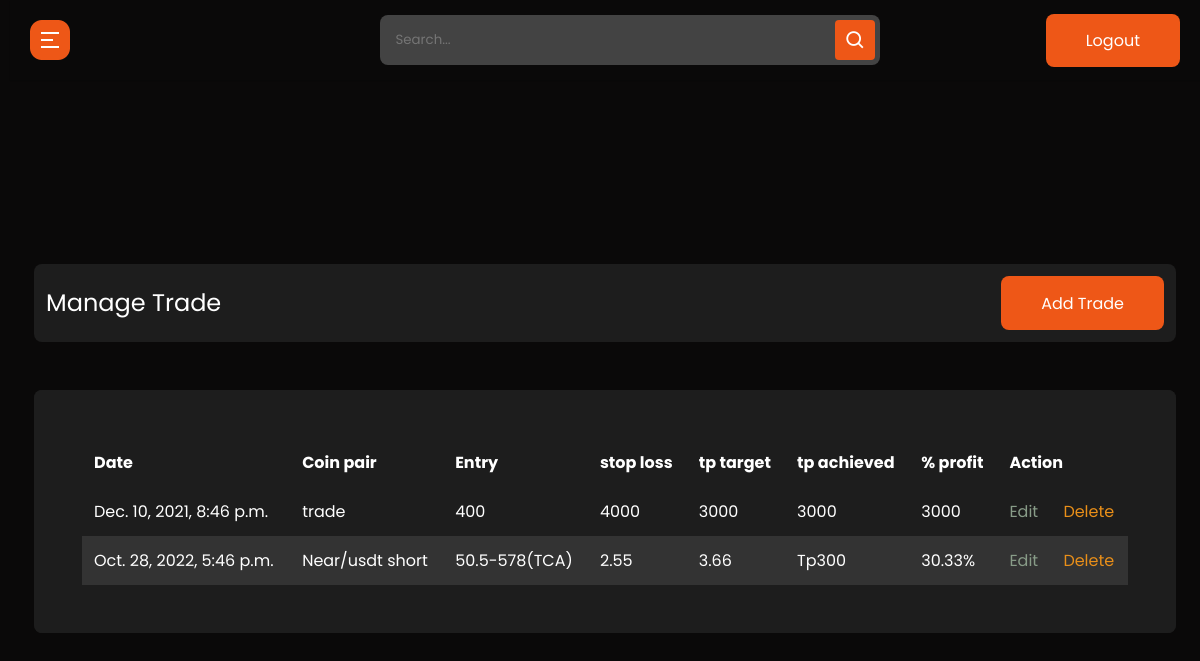
/admin-history (signed in), run on the app's committed database.
### cms/models.py (models this page shows, shortened)
class Cms(models.Model):
    id = models.UUIDField(default=uuid.uuid4, unique=True, primary_key=True, editable=False)
    title = models.CharField(max_length=200)
    entry = models.CharField(max_length=200,null=True, blank=True)
    stoploss = models.CharField(max_length=200,null=True, blank=True)
    tp_target = models.CharField(max_length=200,default=0, null=True, blank=True)
    tp_achieved = models.CharField(max_length=200,default=0, null=True, blank=True)
    profit = models.CharField(max_length=200,default=0, null=True, blank=True)
    created = models.DateTimeField(auto_now_add=True)
    class Meta:
        ordering = ('created',)

### cms/decorators.py (the view)
        def wrapper_func(request, *args, **kwargs):
            group = None
            if request.user.groups.exists():
                group = request.user.groups.all()[0].name
            if group in allowed_roles:
                return view_func(request, *args, **kwargs)
            else:
                return redirect("unauthorized-page")

### cms/views.py (called while the page is built)
@login_required(login_url='admin-login')
@allowed_user(allowed_roles=['admin'])
@admin_only
def admin_history(request):
    template_name = 'cms/admin-history/index.html'
    cms = Cms.objects.all()
    context = {'cms':cms}
    return render(request, template_name, context)

### cms/templates/cms/admin-history/index.html
{% extends 'admin_base.html' %}
{% load static %}
{% block content %}
  <section class="panel-section" style=margin-top:-700px>
    <div class="panel-content">
      <div class="page-wrapper admin-wrapper">
        <section class="alt-nav">
            <h4>Manage Trade</h4>
            <a href="{% url 'create-trade' %}" class="btn">Add Trade</a>
        </section>
        <div class="content-container">
          <section class="trade-table">
              <table>
                <thead>
                  <tr>
                    <th scope="col">Date</th>
                    <th scope="col">Coin pair</th>
                    <th scope="col">Entry</th>
                    <th scope="col">stop loss</th>
                    <th scope="col">tp target</th>
                    <th scope="col">tp achieved</th>
                    <th scope="col">% profit</th>
                    <th scope="col" colspan="2">Action</th>
                  </tr>
                </thead>
                <tbody>
                  {% for cm in cms %}
                    <tr>
                      <td data-label="Date">{{ cm.created }}</td>
                      <td data-label="Coin pair">{{ cm.title }}</td>
                      <td data-label="Entry">{{ cm.entry }}</td>
                      <td data-label="stop loss">{{ cm.stoploss }}</td>
                      <td data-label="tp target">{{ cm.tp_target }}</td>
                      <td data-label="tp achieved">{{ cm.tp_achieved }}</td>
                      <td data-label="% profit">{{ cm.profit }}</td>
                      <td data-label="Action"><a href="{% url 'update-trade' cm.id %}" class="edit">Edit</a></td>
                      <td><a style="color: rgb(233, 143, 25);" href="{% url 'delete-trade' cm.id %}" class="delete">Delete</a></td>
                    </tr>
                  {% endfor %}
                </tbody>
              </table>
          </section>
        </div>
      </div>
    </div>
  </section>
{% endblock content %}

### static/css/style.css (style rules this page uses)
html { scroll-behavior: smooth; }
* { margin: 0; padding: 0; -webkit-box-sizing: border-box; box-sizing: border-box; }
body { font-family: "Poppins", sans-serif; background-color: #0a0909; color: #fff; max-width: 1440px; margin: auto; }
.page-wrapper { padding: 0 24px; }
h4 { font-size: clamp(20px, 3vw, 24px); }
h2, h4, h5 { line-height: 1.2; }
a { text-decoration: none; color: #fff; }
.btn { padding: 15px 40px; border: 0px; border-radius: 8px; background-color: #ee5717; font-family: "Poppins", sans-serif; -webkit-transition: 0.3s; transition: 0.3s; height: 54px; width: auto; }
a.btn { text-decoration: none; color: #fff; }
.trade-table { width: 90%; background-color: #1d1d1d; margin: auto; margin-top: 48px; border-radius: 8px; padding: 48px; }
.trade-table table { border-collapse: collapse; width: 100%; }
.trade-table table thead { font-weight: 500; }
.trade-table table td, .trade-table table th { text-align: left; padding: 12px; }
.trade-table table th { background-color: #1d1d1d; }
.trade-table table tr:nth-child(even) { background-color: #333333; border-radius: 8px; }
section.alt-nav { margin-top: 60px; }

### static/css/admin.css (style rules this page uses)
* { font-family: "Poppins", sans-serif; }
.edit { color: #889c88; -webkit-transition: 0.3s; transition: 0.3s; }
.delete { color: #F83A3A; -webkit-transition: 0.3s; transition: 0.3s; }
.alt-nav { width: 100%; display: -webkit-box; display: -ms-flexbox; display: flex; -webkit-box-pack: justify; -ms-flex-pack: justify; justify-content: space-between; -webkit-box-align: center; -ms-flex-align: center; align-items: center; padding: 12px; background-color: #1D1D1D; border-radius: 8px; margin-top: 24px; }
.alt-nav h4 { font-weight: 400; }
.trade-table { width: 100%; }
.trade-table thead { font-weight: normal; }
.trade-table tbody { font-weight: 400; }
.content-container { background-color: #1D1D1D; margin: 48px 0; border-radius: 8px; }

### static/css/sidebar.css (style rules this page uses)
.panel-section { position: relative; min-height: 100vh; width: calc(100% - 240px); left: 240px; transition: all 0.5s ease; }
.panel-section .panel-content { position: relative; padding-top: 104px; }
@media (max-width: 1240px) { .panel-section { width: calc(100% - 10px); left: 10px; } }

### data on the page
Cms: created "Dec. 10, 2021, 8:46 p.m.", title "trade", entry "400", stoploss "4000", tp_target "3000", tp_achieved "3000", profit "3000"
Cms: created "Oct. 28, 2022, 5:46 p.m.", title "Near/usdt short", entry "50.5-578(TCA)", stoploss "2.55", tp_target "3.66", tp_achieved "Tp300", profit "30.33%"
